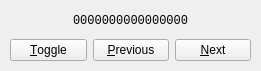
<?xml version="1.0" encoding="UTF-8"?>
<ui version="4.0">
 <class>PatchDialogGroupSelector</class>
 <widget class="QDialog" name="PatchDialogGroupSelector">
  <property name="geometry">
   <rect>
    <x>0</x>
    <y>0</y>
    <width>261</width>
    <height>71</height>
   </rect>
  </property>
  <property name="windowTitle">
   <string>Group Selector</string>
  </property>
  <property name="windowIcon">
   <iconset resource="../../resource.qrc">
    <normaloff>:/icons/images/patch.png</normaloff>:/icons/images/patch.png</iconset>
  </property>
  <widget class="QWidget" name="layoutWidget">
   <property name="geometry">
    <rect>
     <x>10</x>
     <y>10</y>
     <width>241</width>
     <height>51</height>
    </rect>
   </property>
   <layout class="QVBoxLayout" name="verticalLayout">
    <item>
     <widget class="QLabel" name="lblTitle">
      <property name="font">
       <font>
        <family>Courier New</family>
       </font>
      </property>
      <property name="text">
       <string>0000000000000000</string>
      </property>
      <property name="textFormat">
       <enum>Qt::RichText</enum>
      </property>
      <property name="alignment">
       <set>Qt::AlignCenter</set>
      </property>
     </widget>
    </item>
    <item>
     <layout class="QHBoxLayout" name="horizontalLayout">
      <item>
       <widget class="QPushButton" name="btnToggle">
        <property name="focusPolicy">
         <enum>Qt::NoFocus</enum>
        </property>
        <property name="text">
         <string>&amp;Toggle</string>
        </property>
       </widget>
      </item>
      <item>
       <widget class="QPushButton" name="btnPrevious">
        <property name="focusPolicy">
         <enum>Qt::NoFocus</enum>
        </property>
        <property name="text">
         <string>&amp;Previous</string>
        </property>
       </widget>
      </item>
      <item>
       <widget class="QPushButton" name="btnNext">
        <property name="focusPolicy">
         <enum>Qt::NoFocus</enum>
        </property>
        <property name="text">
         <string>&amp;Next</string>
        </property>
       </widget>
      </item>
     </layout>
    </item>
   </layout>
  </widget>
 </widget>
 <resources>
  <include location="../../resource.qrc"/>
 </resources>
 <connections/>
</ui>
